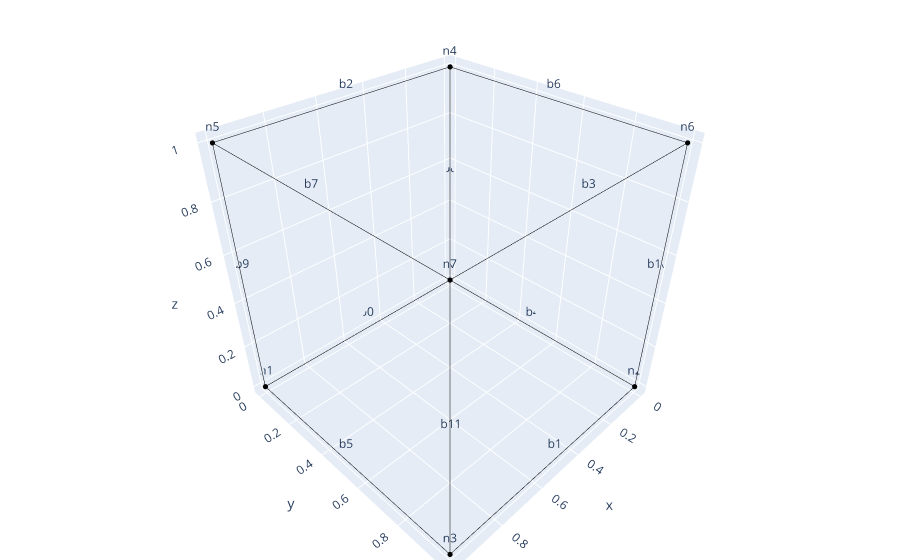

Notebook cell for this chart:
### Code cell
fig = go.Figure()

for n in nodes:
    x, y, z = n.x, n.y, n.z
    text = F"n{n.id}"
    fig.add_traces(data=[go.Scatter3d(x=[x], y=[y], z=[z], text=[text], mode='markers+text', marker={"size": 3.0, "color": "black"}, showlegend=False)])

for b in beams:
    i, j = b.node_i, b.node_j
    x = [i.x, j.x]
    y = [i.y, j.y]
    z = [i.z, j.z]

    Mx = (i.x + j.x) / 2
    My = (i.y + j.y) / 2
    Mz = (i.z + j.z) / 2
    text = F"b{b.id}"
    fig.add_traces(data=[go.Scatter3d(x=x, y=y, z=z, mode='lines+text', line={"width": 1.0, "color": "black"},showlegend=False)])
    fig.add_traces(data=[go.Scatter3d(x=[Mx], y=[My], z=[Mz], text=[text], mode='text',showlegend=False)])

fig.update_layout(margin=dict(l=0, r=0, b=0, t=0))

fig.show()

### Figure 1 — Plotly figure (JSON) as saved in the notebook; plotly's stock layout.template omitted (floating-point values rounded to 4 significant figures)
{"data": [{"marker": {"color": "black", "size": 3}, "mode": "markers+text", "showlegend": false, "text": ["n0"], "type": "scatter3d", "x": [0], "y": [0], "z": [0]}, {"marker": {"color": "black", "size": 3}, "mode": "markers+text", "showlegend": false, "text": ["n1"], "type": "scatter3d", "x": [1], "y": [0], "z": [0]}, {"marker": {"color": "black", "size": 3}, "mode": "markers+text", "showlegend": false, "text": ["n2"], "type": "scatter3d", "x": [0], "y": [1], "z": [0]}, {"marker": {"color": "black", "size": 3}, "mode": "markers+text", "showlegend": false, "text": ["n3"], "type": "scatter3d", "x": [1], "y": [1], "z": [0]}, {"marker": {"color": "black", "size": 3}, "mode": "markers+text", "showlegend": false, "text": ["n4"], "type": "scatter3d", "x": [0], "y": [0], "z": [1]}, {"marker": {"color": "black", "size": 3}, "mode": "markers+text", "showlegend": false, "text": ["n5"], "type": "scatter3d", "x": [1], "y": [0], "z": [1]}, {"marker": {"color": "black", "size": 3}, "mode": "markers+text", "showlegend": false, "text": ["n6"], "type": "scatter3d", "x": [0], "y": [1], "z": [1]}, {"marker": {"color": "black", "size": 3}, "mode": "markers+text", "showlegend": false, "text": ["n7"], "type": "scatter3d", "x": [1], "y": [1], "z": [1]}, {"line": {"color": "black", "width": 1}, "mode": "lines+text", "showlegend": false, "type": "scatter3d", "x": [0, 1], "y": [0, 0], "z": [0, 0]}, {"mode": "text", "showlegend": false, "text": ["b0"], "type": "scatter3d", "x": [0.5], "y": [0], "z": [0]}, {"line": {"color": "black", "width": 1}, "mode": "lines+text", "showlegend": false, "type": "scatter3d", "x": [0, 1], "y": [1, 1], "z": [0, 0]}, {"mode": "text", "showlegend": false, "text": ["b1"], "type": "scatter3d", "x": [0.5], "y": [1], "z": [0]}, {"line": {"color": "black", "width": 1}, "mode": "lines+text", "showlegend": false, "type": "scatter3d", "x": [0, 1], "y": [0, 0], "z": [1, 1]}, {"mode": "text", "showlegend": false, "text": ["b2"], "type": "scatter3d", "x": [0.5], "y": [0], "z": [1]}, {"line": {"color": "black", "width": 1}, "mode": "lines+text", "showlegend": false, "type": "scatter3d", "x": [0, 1], "y": [1, 1], "z": [1, 1]}, {"mode": "text", "showlegend": false, "text": ["b3"], "type": "scatter3d", "x": [0.5], "y": [1], "z": [1]}, {"line": {"color": "black", "width": 1}, "mode": "lines+text", "showlegend": false, "type": "scatter3d", "x": [0, 0], "y": [0, 1], "z": [0, 0]}, {"mode": "text", "showlegend": false, "text": ["b4"], "type": "scatter3d", "x": [0], "y": [0.5], "z": [0]}, {"line": {"color": "black", "width": 1}, "mode": "lines+text", "showlegend": false, "type": "scatter3d", "x": [1, 1], "y": [0, 1], "z": [0, 0]}, {"mode": "text", "showlegend": false, "text": ["b5"], "type": "scatter3d", "x": [1], "y": [0.5], "z": [0]}, {"line": {"color": "black", "width": 1}, "mode": "lines+text", "showlegend": false, "type": "scatter3d", "x": [0, 0], "y": [0, 1], "z": [1, 1]}, {"mode": "text", "showlegend": false, "text": ["b6"], "type": "scatter3d", "x": [0], "y": [0.5], "z": [1]}, {"line": {"color": "black", "width": 1}, "mode": "lines+text", "showlegend": false, "type": "scatter3d", "x": [1, 1], "y": [0, 1], "z": [1, 1]}, {"mode": "text", "showlegend": false, "text": ["b7"], "type": "scatter3d", "x": [1], "y": [0.5], "z": [1]}, {"line": {"color": "black", "width": 1}, "mode": "lines+text", "showlegend": false, "type": "scatter3d", "x": [0, 0], "y": [0, 0], "z": [0, 1]}, {"mode": "text", "showlegend": false, "text": ["b8"], "type": "scatter3d", "x": [0], "y": [0], "z": [0.5]}, {"line": {"color": "black", "width": 1}, "mode": "lines+text", "showlegend": false, "type": "scatter3d", "x": [1, 1], "y": [0, 0], "z": [0, 1]}, {"mode": "text", "showlegend": false, "text": ["b9"], "type": "scatter3d", "x": [1], "y": [0], "z": [0.5]}, {"line": {"color": "black", "width": 1}, "mode": "lines+text", "showlegend": false, "type": "scatter3d", "x": [0, 0], "y": [1, 1], "z": [0, 1]}, {"mode": "text", "showlegend": false, "text": ["b10"], "type": "scatter3d", "x": [0], "y": [1], "z": [0.5]}, {"line": {"color": "black", "width": 1}, "mode": "lines+text", "showlegend": false, "type": "scatter3d", "x": [1, 1], "y": [1, 1], "z": [0, 1]}, {"mode": "text", "showlegend": false, "text": ["b11"], "type": "scatter3d", "x": [1], "y": [1], "z": [0.5]}], "layout": {"autosize": true, "margin": {"b": 0, "l": 0, "r": 0, "t": 0}, "scene": {"aspectmode": "auto", "aspectratio": {"x": 1, "y": 1, "z": 1}}}}
